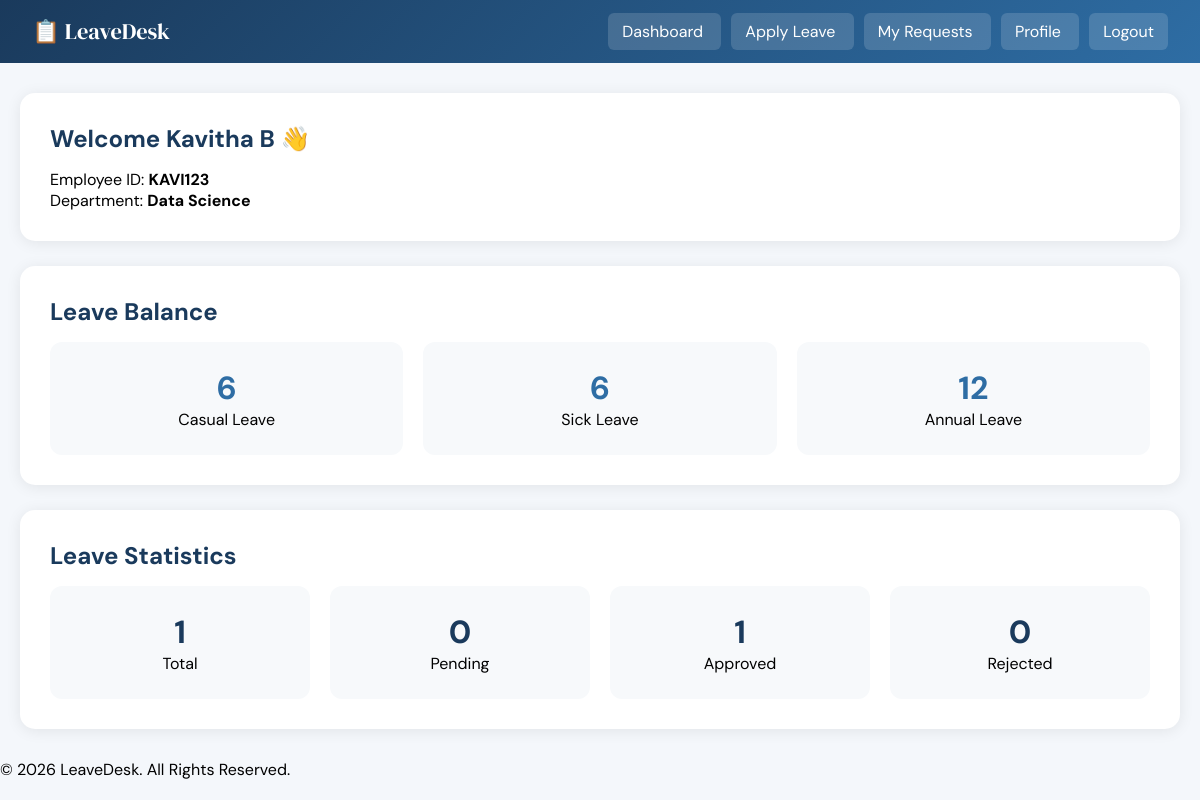
/employee (signed in), run on the app's committed database.
### tables this page shows
CREATE TABLE users (
            id INTEGER PRIMARY KEY AUTOINCREMENT,
            employee_id TEXT UNIQUE NOT NULL,
            password TEXT NOT NULL,
            full_name TEXT NOT NULL,
            email TEXT DEFAULT '',
            phone TEXT DEFAULT '',
            department TEXT DEFAULT '',
            designation TEXT DEFAULT '',
            role TEXT NOT NULL,

            casual_leave INTEGER DEFAULT 6,
            sick_leave INTEGER DEFAULT 6,
            annual_leave INTEGER DEFAULT 12,
            is_active INTEGER DEFAULT 1,
            must_change_password INTEGER DEFAULT 0
        );

### app.py (the view)
@app.route("/employee")
def employee_dashboard():
    if "user_id" not in session:
        return redirect(url_for("login"))
    if session["role"] != "employee":
        return redirect(url_for("login"))
    conn = get_db()
    user = conn.execute(
        """
        SELECT *
        FROM users
        WHERE id=?
        """,
        (session["user_id"],)
    ).fetchone()
    stats = conn.execute(
        """
        SELECT
            COUNT(*) AS total,
            SUM(CASE WHEN status='Pending' THEN 1 ELSE 0 END) AS pending,
            SUM(CASE WHEN status='Approved' THEN 1 ELSE 0 END) AS approved,
            SUM(CASE WHEN status='Rejected' THEN 1 ELSE 0 END) AS rejected
        FROM leave_requests
        WHERE employee_id=?
        """,
        (session["user_id"],)
    ).fetchone()
    conn.close()
    return render_template(
        "employee_dashboard.html",
        user=user,
        stats=stats
    )

### app.py (called while the page is built)
def get_db():
    conn = sqlite3.connect(DB_PATH)
    conn.row_factory = sqlite3.Row
    return conn

### templates/employee_dashboard.html (shortened to what this page needs)
<!DOCTYPE html>
<html lang="en">
<head>
</head>
<body>
<nav>
<div class="brand">
    📋 LeaveDesk
</div>
<div>
    <a href="{{ url_for('employee_dashboard') }}">
        Dashboard
    </a>
    <a href="{{ url_for('apply_leave') }}">
        Apply Leave
    </a>
    <a href="{{ url_for('my_requests') }}">
        My Requests
    </a>
    <a href="{{ url_for('profile') }}">
        Profile
    </a>
    <a href="{{ url_for('logout') }}">
        Logout
    </a>
</div>
</nav>
<div class="container">
<div class="card">
    <h2>Welcome {{ session.full_name }} 👋</h2>
    <p>
        Employee ID:
        <strong>{{ session.employee_id }}</strong>
    </p>
    <p>
        Department:
        <strong>
            {{ user.department if user.department else "-" }}
        </strong>
    </p>
</div>
<div class="card">
    <h2>Leave Balance</h2>
    <div class="balance-grid">
        <div class="balance-card">
            <h3>{{ user.casual_leave }}</h3>
            <p>Casual Leave</p>
        </div>
        <div class="balance-card">
            <h3>{{ user.sick_leave }}</h3>
            <p>Sick Leave</p>
        </div>
        <div class="balance-card">
            <h3>{{ user.annual_leave }}</h3>
            <p>Annual Leave</p>
        </div>
    </div>
</div>
<div class="card">
    <h2>Leave Statistics</h2>
    <div class="stats-grid">
        <div class="stat-card">
            <h3>{{ stats.total or 0 }}</h3>
            <p>Total</p>
        </div>
        <div class="stat-card">
            <h3>{{ stats.pending or 0 }}</h3>
            <p>Pending</p>
        </div>
        <div class="stat-card">
            <h3>{{ stats.approved or 0 }}</h3>
            <p>Approved</p>
        </div>
        <div class="stat-card">
            <h3>{{ stats.rejected or 0 }}</h3>
            <p>Rejected</p>
        </div>
    </div>
</div>
</div>
<footer>
  © 2026 LeaveDesk. All Rights Reserved.
</footer>
</body>
</html>

### templates/employee_dashboard.html (style rules this page uses)
* { margin:0; padding:0; box-sizing:border-box; }
body { font-family:'DM Sans',sans-serif; background:#f4f7fb; }
nav { background:linear-gradient(135deg,#1a3a5c,#2e6da4); color:white; padding:16px 32px; display:flex; justify-content:space-between; align-items:center; }
.brand { font-family:'DM Serif Display',serif; font-size:1.4rem; }
nav a { color:white; text-decoration:none; background:rgba(255,255,255,0.15); padding:8px 14px; border-radius:6px; margin-left:10px; }
.container { max-width:1200px; margin:30px auto; padding:0 20px; }
.card { background:white; border-radius:15px; padding:30px; margin-bottom:25px; box-shadow:0 2px 15px rgba(0,0,0,0.08); }
.card h2 { color:#1a3a5c; margin-bottom:15px; }
.balance-grid { display:grid; grid-template-columns:repeat(3,1fr); gap:20px; }
.balance-card { background:#f7f9fb; border-radius:12px; padding:25px; text-align:center; }
.balance-card h3 { font-size:2rem; color:#2e6da4; }
.stats-grid { display:grid; grid-template-columns:repeat(4,1fr); gap:20px; }
.stat-card { background:#f7f9fb; border-radius:12px; padding:25px; text-align:center; }
.stat-card h3 { color:#1a3a5c; font-size:2rem; }

### data on the page
users: full_name "Kavitha B", employee_id "KAVI123", department "Data Science", casual_leave "6", sick_leave "6", annual_leave "12"

### other printed values
{{ stats.total or 0 }} "1"
{{ stats.pending or 0 }} "0"
{{ stats.approved or 0 }} "1"
{{ stats.rejected or 0 }} "0"
